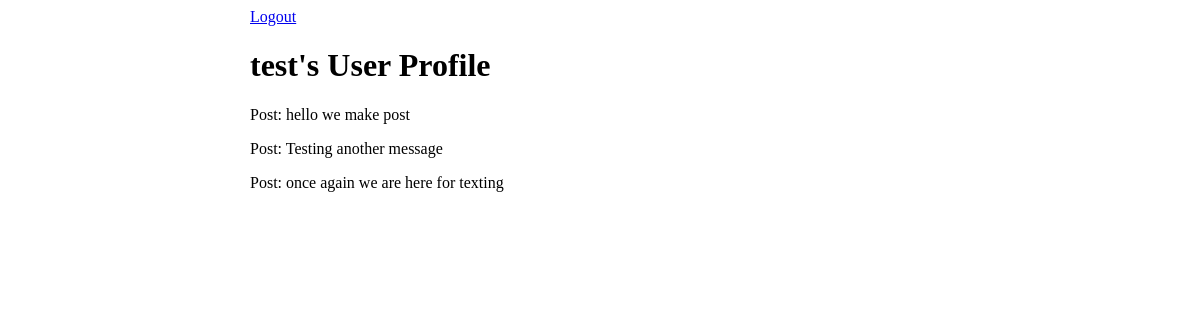
Before: /user_profile/1 with the older database file.
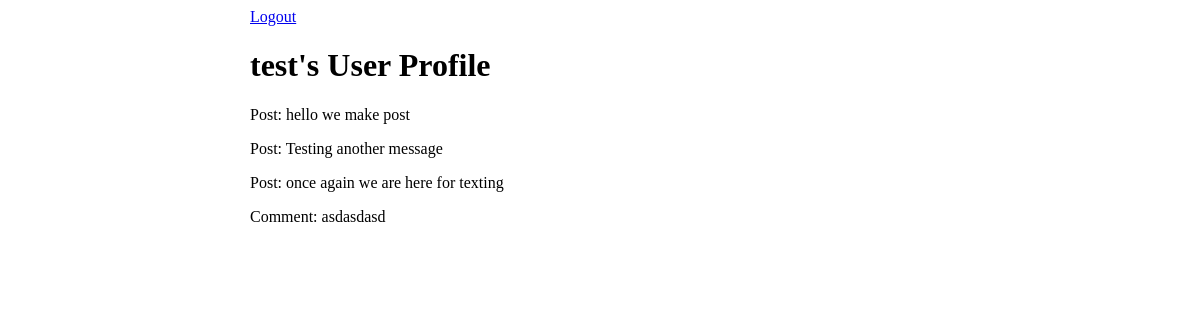
After: the same page with the newer database file.
### login_reg_app/models.py (models this page shows)
class Wall_Message(models.Model):
    message = models.CharField(max_length=255)
    poster = models.ForeignKey(User, related_name='user_messages', on_delete=models.CASCADE)
    user_likes = models.ManyToManyField(User, related_name='liked_posts')
    created_at = models.DateTimeField(auto_now_add=True)
    updated_at = models.DateTimeField(auto_now=True)

class Comment(models.Model):
    comment = models.CharField(max_length=255)
    poster = models.ForeignKey(User, related_name='user_comments', on_delete=models.CASCADE)
    wall_message = models.ForeignKey(Wall_Message, related_name="post_comments", on_delete=models.CASCADE)
    created_at = models.DateTimeField(auto_now_add=True)
    updated_at = models.DateTimeField(auto_now=True)

### login_reg_app/views.py (the view)
# urls.py: path('user_profile/<int:id>', views.profile),
def profile(request, id):
    context = {
        'user': User.objects.get(id=id)
    }
    return render(request, 'profile.html', context)

### login_reg_app/templates/profile.html (shortened to what this page needs)
<!DOCTYPE html>
<html lang="en">
<head>
    {% load static %}
    <link rel="stylesheet" type="text/css" href="{% static 'css/style.css' %}">
</head>
<body>
    <div id="wrapper">
        <a href="/logout">Logout</a>
        <h1>{{user.first_name}}'s User Profile</h1>
        {% for post in user.user_messages.all %}
            <p>Post: {{post.message}}</p>
        {% endfor %}
        {% for comment in user.user_comments.all %}
            <p>Comment: {{comment.comment}}</p>
        {% endfor %}
    </div>
</body>
</html>

Changed rows visible on the page:
added Comment: comment "asdasdasd"
